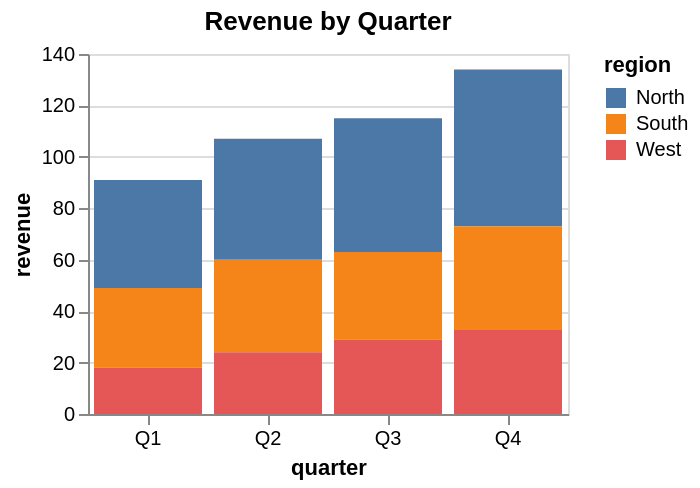

Describe this chart as a Vega-Lite specification.
### Vega-Lite specification from a JSON file in a GitHub repository (floating-point values rounded to 4 significant figures)
{"$schema": "https://vega.github.io/schema/vega-lite/v6.json", "title": "Revenue by Quarter", "width": 240, "height": 180, "data": {"values": [{"quarter": "Q1", "region": "North", "revenue": 42}, {"quarter": "Q1", "region": "South", "revenue": 31}, {"quarter": "Q1", "region": "West", "revenue": 18}, {"quarter": "Q2", "region": "North", "revenue": 47}, {"quarter": "Q2", "region": "South", "revenue": 36}, {"quarter": "Q2", "region": "West", "revenue": 24}, {"quarter": "Q3", "region": "North", "revenue": 52}, {"quarter": "Q3", "region": "South", "revenue": 34}, {"quarter": "Q3", "region": "West", "revenue": 29}, {"quarter": "Q4", "region": "North", "revenue": 61}, {"quarter": "Q4", "region": "South", "revenue": 40}, {"quarter": "Q4", "region": "West", "revenue": 33}]}, "mark": "bar", "encoding": {"x": {"field": "quarter", "type": "nominal", "axis": {"labelAngle": 0}}, "y": {"field": "revenue", "type": "quantitative"}, "color": {"field": "region", "type": "nominal"}}}
